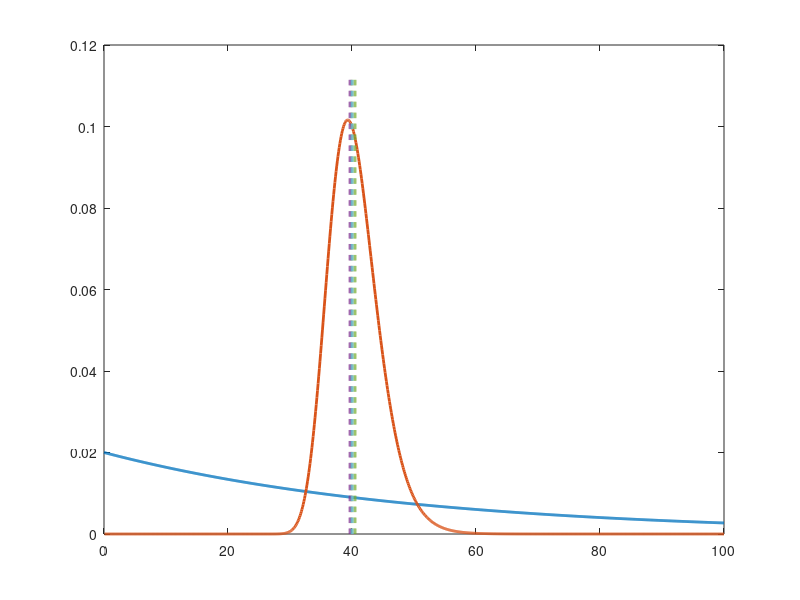

This chart was generated by the following MATLAB code: (Note: this script raises an error after producing the figure.)
function speed_radar()

close all; clc

%% Constants
lambda_ = 1/50;			% (km/hr)^-1, inv. mean of prior
alpha_	= 0.1;			% std. dev. is alpha_*x
infty_	= 1000;			% Practically infinite

%% Posterior

z1		= 40;			% km/hr
x1		= 50;			% km/hr
ProbX	= integral(@(x) posterior_X(x, z1), x1, infty_);					% P[X >= 50]

extAP	= roots([lambda_ 0 100*z1 -100*z1^2]);
xMAP	= real(extAP(3))
xLSEE	= integral(@(x) x.*posterior_X(x, z1), 0, infty_)
xLinLSEE= (1 / lambda_) + ( (1 / lambda_^2) / (alpha_/lambda_ + 1 / lambda_^2) ) * (z1 - (1 / lambda_))


%% Plots
figure;
xPlot	= linspace(0, 100, 1000);
plot(xPlot, prior_X(xPlot), 'LineWidth', 2); hold on;
plot(xPlot, posterior_X(xPlot, z1), 'LineWidth', 2);
zPlot	= linspace(0, 1.1*max(posterior_X(xPlot, z1)), 1000);
plot(z1*ones(size(xPlot)), zPlot, 'LineWidth', 2, 'LineStyle','--')
plot(xMAP*ones(size(xPlot)), zPlot, 'LineWidth', 2, 'LineStyle','--')
plot(xLSEE*ones(size(xPlot)), zPlot, 'LineWidth', 2, 'LineStyle','--')
plot(xLinLSEE*ones(size(xPlot)), zPlot, 'LineWidth', 2, 'LineStyle','--')
make_nice_figures(gcf, gca, 18, [], '$x$', '$f_X(x)$', 'PDF', [], [], [], []);
legend('Prior', 'Posterior', 'Measurement', 'MAP', 'LSEE', 'Linear LSEE')



% % Measurement error has speed-dependent variance
% 
% xSS	= linspace(0, 400, 100);
% zSS	= linspace(-50, 400, 100);
% 
% infty = 1000;	% Practical "infinity"
% 
% [xMesh, yMesh]	= meshgrid(xSS, zSS);
% 
% fXPrior			= prior_X(xSS);
% fYGivenX		= conditional_YGivenX(xSS(100), zSS);
% fJoint			= joint_XY(xMesh, yMesh);
% 
% zStar			= 50;
% xStar			= 60;
% integral(@(x) posterior_XGivenY(x, zStar), xStar, infty)
% % This is P[ X >= xBar | y = yMeas ]


%% Sanity check; these should all be 1
fprintf('\n\n ---- Sanity Check ---- \n')
integral(@prior_X, 0, infty_)
integral(@(y) conditional_ZGivenX(x1, y), 0, infty_)
integral(@marginal_Y, -infty_, infty_)



	function pdf_ = conditional_ZGivenX(x_, z_)
		pdf_ = (1 ./ (sqrt(2*pi) .* (alpha_*x_)) ) .* ...
			exp( -0.5* ( (z_ - x_) ./ (alpha_*x_) ).^2 ); 
	end

	
	function pdf_ = prior_X(x_)
		pdf_ = lambda_ * exp(-lambda_*x_);
	end

	function pdf_ = joint_XY(x_, z_)
		pdf_ = prior_X(x_) .* conditional_ZGivenX(x_, z_);
	end

	function pdf_ = marginal_Y(z_)
		pdf_ = zeros(size(z_));
		for k = 1:numel(z_)
			pdf_(k) = integral(@(x_) joint_XY(x_, z_(k)), 0, infty_);
		end
	end

	function pdf_ = posterior_X(x_, z_)
		pdf_ = zeros(size(x_));
		for k = 1:numel(x_)
			pdf_(k) = joint_XY(x_(k), z_) ./ marginal_Y(z_);
		end
	end

end